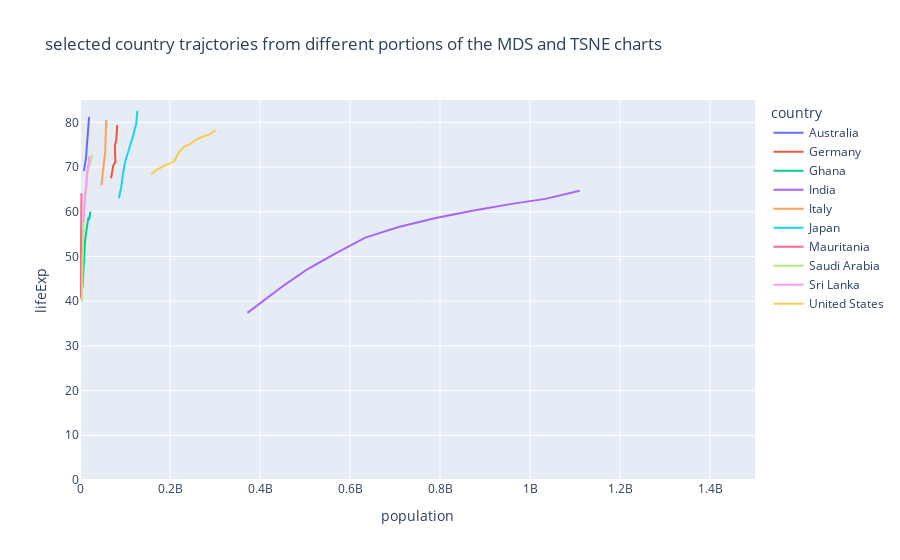

Notebook code for this chart:
### Markdown cell above
### Select a number of countries from different portions of the MDS visualize their paths

### Code cell
tmp = df.query("iso_alpha in ['GHA', 'MRT',  'AUS', 'DEU',  'LKA', 'JPN', 'ITA', 'SAU', 'USA','IND']")
#tmp contains only a portion of the dataset with only the countries in the list above 

fig = px.line(tmp, x="population", y="lifeExp", color="country", 
             title="selected country trajctories from different portions of the MDS and TSNE charts")# text="year")
fig.update_traces(textposition="bottom right")

fig.update_xaxes(
    range=[0,1500000000],  # sets the range of xaxis

)
fig.update_yaxes(
    range=[0,85],  # sets the range of xaxis

)

fig.show()

### Figure 1 — Plotly figure (JSON) as saved in the notebook; plotly's stock layout.template omitted (floating-point values rounded to 4 significant figures)
{"data": [{"hovertemplate": "country=Australia<br>population=%{x}<br>lifeExp=%{y}<extra></extra>", "legendgroup": "Australia", "line": {"color": "#636efa", "dash": "solid"}, "marker": {"symbol": "circle"}, "mode": "lines", "name": "Australia", "orientation": "v", "showlegend": true, "textposition": "bottom right", "type": "scatter", "x": [8691212, 9712569, 10794968, 11872264, 13177000, 14074100, 15184200, 16257249, 17481977, 18565243, 19546792, 20434176], "xaxis": "x", "y": [69.12, 70.33, 70.93, 71.1, 71.93, 73.49, 74.74, 76.32, 77.56, 78.83, 80.37, 81.23], "yaxis": "y"}, {"hovertemplate": "country=Germany<br>population=%{x}<br>lifeExp=%{y}<extra></extra>", "legendgroup": "Germany", "line": {"color": "#EF553B", "dash": "solid"}, "marker": {"symbol": "circle"}, "mode": "lines", "name": "Germany", "orientation": "v", "showlegend": true, "textposition": "bottom right", "type": "scatter", "x": [69145952, 71019069, 73739117, 76368453, 78717088, 78160773, 78335266, 77718298, 80597764, 82011073, 82350671, 82400996], "xaxis": "x", "y": [67.5, 69.1, 70.3, 70.8, 71, 72.5, 73.8, 74.85, 76.07, 77.34, 78.67, 79.41], "yaxis": "y"}, {"hovertemplate": "country=Ghana<br>population=%{x}<br>lifeExp=%{y}<extra></extra>", "legendgroup": "Ghana", "line": {"color": "#00cc96", "dash": "solid"}, "marker": {"symbol": "circle"}, "mode": "lines", "name": "Ghana", "orientation": "v", "showlegend": true, "textposition": "bottom right", "type": "scatter", "x": [5581001, 6391288, 7355248, 8490213, 9354120, 10538093, 11400338, 14168101, 16278738, 18418288, 20550751, 22873338], "xaxis": "x", "y": [43.15, 44.78, 46.45, 48.07, 49.88, 51.76, 53.74, 55.73, 57.5, 58.56, 58.45, 60.02], "yaxis": "y"}, {"hovertemplate": "country=India<br>population=%{x}<br>lifeExp=%{y}<extra></extra>", "legendgroup": "India", "line": {"color": "#ab63fa", "dash": "solid"}, "marker": {"symbol": "circle"}, "mode": "lines", "name": "India", "orientation": "v", "showlegend": true, "textposition": "bottom right", "type": "scatter", "x": [372000000, 409000000, 454000000, 506000000, 567000000, 634000000, 708000000, 788000000, 872000000, 959000000, 1034172547, 1110396331], "xaxis": "x", "y": [37.37, 40.25, 43.6, 47.19, 50.65, 54.21, 56.6, 58.55, 60.22, 61.77, 62.88, 64.7], "yaxis": "y"}, {"hovertemplate": "country=Italy<br>population=%{x}<br>lifeExp=%{y}<extra></extra>", "legendgroup": "Italy", "line": {"color": "#FFA15A", "dash": "solid"}, "marker": {"symbol": "circle"}, "mode": "lines", "name": "Italy", "orientation": "v", "showlegend": true, "textposition": "bottom right", "type": "scatter", "x": [47666000, 49182000, 50843200, 52667100, 54365564, 56059245, 56535636, 56729703, 56840847, 57479469, 57926999, 58147733], "xaxis": "x", "y": [65.94, 67.81, 69.24, 71.06, 72.19, 73.48, 74.98, 76.42, 77.44, 78.82, 80.24, 80.55], "yaxis": "y"}, {"hovertemplate": "country=Japan<br>population=%{x}<br>lifeExp=%{y}<extra></extra>", "legendgroup": "Japan", "line": {"color": "#19d3f3", "dash": "solid"}, "marker": {"symbol": "circle"}, "mode": "lines", "name": "Japan", "orientation": "v", "showlegend": true, "textposition": "bottom right", "type": "scatter", "x": [86459025, 91563009, 95831757, 100825279, 107188273, 113872473, 118454974, 122091325, 124329269, 125956499, 127065841, 127467972], "xaxis": "x", "y": [63.03, 65.5, 68.73, 71.43, 73.42, 75.38, 77.11, 78.67, 79.36, 80.69, 82, 82.6], "yaxis": "y"}, {"hovertemplate": "country=Mauritania<br>population=%{x}<br>lifeExp=%{y}<extra></extra>", "legendgroup": "Mauritania", "line": {"color": "#FF6692", "dash": "solid"}, "marker": {"symbol": "circle"}, "mode": "lines", "name": "Mauritania", "orientation": "v", "showlegend": true, "textposition": "bottom right", "type": "scatter", "x": [1022556, 1076852, 1146757, 1230542, 1332786, 1456688, 1622136, 1841240, 2119465, 2444741, 2828858, 3270065], "xaxis": "x", "y": [40.54, 42.34, 44.25, 46.29, 48.44, 50.85, 53.6, 56.15, 58.33, 60.43, 62.25, 64.16], "yaxis": "y"}, {"hovertemplate": "country=Saudi Arabia<br>population=%{x}<br>lifeExp=%{y}<extra></extra>", "legendgroup": "Saudi Arabia", "line": {"color": "#B6E880", "dash": "solid"}, "marker": {"symbol": "circle"}, "mode": "lines", "name": "Saudi Arabia", "orientation": "v", "showlegend": true, "textposition": "bottom right", "type": "scatter", "x": [4005677, 4419650, 4943029, 5618198, 6472756, 8128505, 11254672, 14619745, 16945857, 21229759, 24501530, 27601038], "xaxis": "x", "y": [39.88, 42.87, 45.91, 49.9, 53.89, 58.69, 63.01, 66.3, 68.77, 70.53, 71.63, 72.78], "yaxis": "y"}, {"hovertemplate": "country=Sri Lanka<br>population=%{x}<br>lifeExp=%{y}<extra></extra>", "legendgroup": "Sri Lanka", "line": {"color": "#FF97FF", "dash": "solid"}, "marker": {"symbol": "circle"}, "mode": "lines", "name": "Sri Lanka", "orientation": "v", "showlegend": true, "textposition": "bottom right", "type": "scatter", "x": [7982342, 9128546, 10421936, 11737396, 13016733, 14116836, 15410151, 16495304, 17587060, 18698655, 19576783, 20378239], "xaxis": "x", "y": [57.59, 61.46, 62.19, 64.27, 65.04, 65.95, 68.76, 69.01, 70.38, 70.46, 70.81, 72.4], "yaxis": "y"}, {"hovertemplate": "country=United States<br>population=%{x}<br>lifeExp=%{y}<extra></extra>", "legendgroup": "United States", "line": {"color": "#FECB52", "dash": "solid"}, "marker": {"symbol": "circle"}, "mode": "lines", "name": "United States", "orientation": "v", "showlegend": true, "textposition": "bottom right", "type": "scatter", "x": [157553000, 171984000, 186538000, 198712000, 209896000, 220239000, 232187835, 242803533, 256894189, 272911760, 287675526, 301139947], "xaxis": "x", "y": [68.44, 69.49, 70.21, 70.76, 71.34, 73.38, 74.65, 75.02, 76.09, 76.81, 77.31, 78.24], "yaxis": "y"}], "layout": {"legend": {"title": {"text": "country"}, "tracegroupgap": 0}, "title": {"text": "selected country trajctories from different portions of the MDS and TSNE charts"}, "xaxis": {"anchor": "y", "domain": [0, 1], "range": [0, 1500000000], "title": {"text": "population"}}, "yaxis": {"anchor": "x", "domain": [0, 1], "range": [0, 85], "title": {"text": "lifeExp"}}}}
